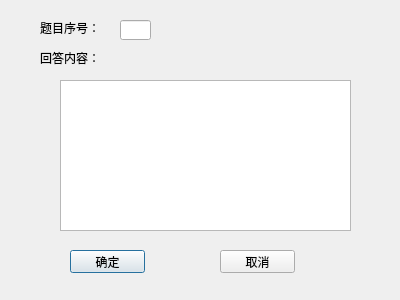
<?xml version="1.0" encoding="UTF-8"?>
<ui version="4.0">
 <class>CreateAns</class>
 <widget class="QDialog" name="CreateAns">
  <property name="geometry">
   <rect>
    <x>0</x>
    <y>0</y>
    <width>400</width>
    <height>300</height>
   </rect>
  </property>
  <property name="windowTitle">
   <string>Create Answer</string>
  </property>
  <property name="styleSheet">
   <string notr="true">font: 11pt &quot;微软雅黑&quot;;</string>
  </property>
  <widget class="QLabel" name="label">
   <property name="geometry">
    <rect>
     <x>40</x>
     <y>50</y>
     <width>71</width>
     <height>16</height>
    </rect>
   </property>
   <property name="text">
    <string>回答内容：</string>
   </property>
  </widget>
  <widget class="QTextEdit" name="content">
   <property name="geometry">
    <rect>
     <x>60</x>
     <y>80</y>
     <width>291</width>
     <height>151</height>
    </rect>
   </property>
  </widget>
  <widget class="QPushButton" name="OK">
   <property name="geometry">
    <rect>
     <x>70</x>
     <y>250</y>
     <width>75</width>
     <height>23</height>
    </rect>
   </property>
   <property name="text">
    <string>确定</string>
   </property>
  </widget>
  <widget class="QLabel" name="label_2">
   <property name="geometry">
    <rect>
     <x>40</x>
     <y>20</y>
     <width>71</width>
     <height>16</height>
    </rect>
   </property>
   <property name="text">
    <string>题目序号：</string>
   </property>
  </widget>
  <widget class="QLineEdit" name="num">
   <property name="geometry">
    <rect>
     <x>120</x>
     <y>20</y>
     <width>31</width>
     <height>20</height>
    </rect>
   </property>
  </widget>
  <widget class="QPushButton" name="cancel">
   <property name="geometry">
    <rect>
     <x>220</x>
     <y>250</y>
     <width>75</width>
     <height>23</height>
    </rect>
   </property>
   <property name="text">
    <string>取消</string>
   </property>
  </widget>
 </widget>
 <resources/>
 <connections>
  <connection>
   <sender>OK</sender>
   <signal>clicked()</signal>
   <receiver>CreateAns</receiver>
   <slot>close()</slot>
   <hints>
    <hint type="sourcelabel">
     <x>107</x>
     <y>261</y>
    </hint>
    <hint type="destinationlabel">
     <x>199</x>
     <y>149</y>
    </hint>
   </hints>
  </connection>
  <connection>
   <sender>cancel</sender>
   <signal>clicked()</signal>
   <receiver>CreateAns</receiver>
   <slot>close()</slot>
   <hints>
    <hint type="sourcelabel">
     <x>257</x>
     <y>261</y>
    </hint>
    <hint type="destinationlabel">
     <x>199</x>
     <y>149</y>
    </hint>
   </hints>
  </connection>
 </connections>
</ui>
